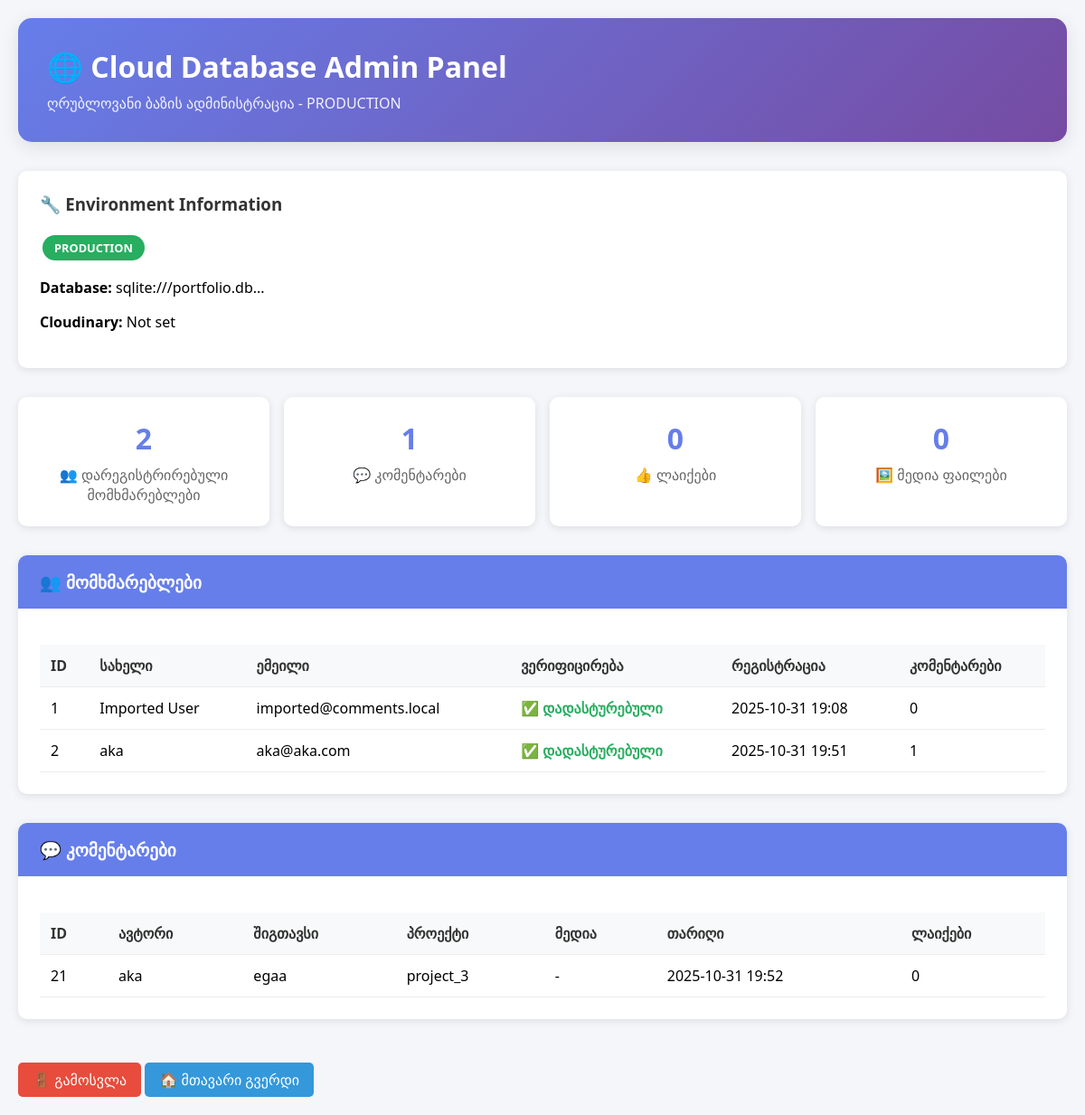
The page /cloud-admin (signed in) on the database as committed earlier.
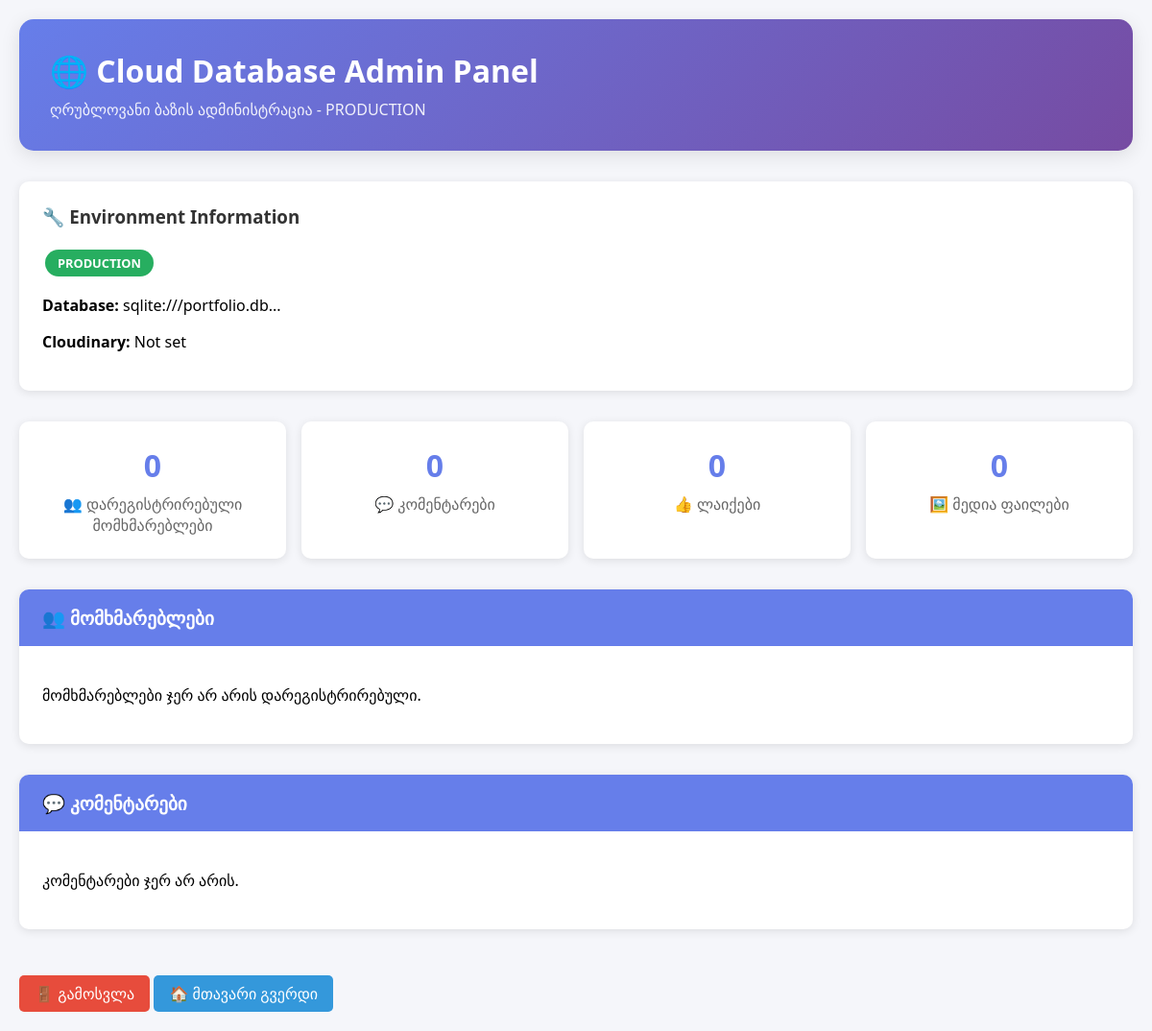
The same page on the database as committed later.
### models.py (models this page shows, shortened)
class User(UserMixin, db.Model):
    id = db.Column(db.Integer, primary_key=True)
    name = db.Column(db.String(50), nullable=False)
    email = db.Column(db.String(120), unique=True, nullable=False)
    password_hash = db.Column(db.String(128), nullable=False)
    email_verified = db.Column(db.Boolean, default=False, nullable=False)
    verification_token = db.Column(db.String(100), nullable=True)
    reset_token = db.Column(db.String(100), nullable=True)
    reset_token_expires = db.Column(db.DateTime, nullable=True)
    created_at = db.Column(db.DateTime, default=datetime.utcnow)
    is_active = db.Column(db.Boolean, default=True)
    comments = db.relationship('Comment', backref='author', lazy=True)

class Comment(db.Model):
    id = db.Column(db.Integer, primary_key=True)
    content = db.Column(db.Text, nullable=False)
    project_id = db.Column(db.String(50), nullable=False)
    user_id = db.Column(db.Integer, db.ForeignKey('user.id'), nullable=False)  # Required for registered users only
    parent_id = db.Column(db.Integer, db.ForeignKey('comment.id'), nullable=True)
    media_urls = db.Column(db.Text, nullable=True)  # JSON array of Cloudinary URLs
    created_at = db.Column(db.DateTime, default=datetime.utcnow)
    replies = db.relationship('Comment', backref=db.backref('parent', remote_side=[id]), lazy=True)
    likes = db.relationship('Like', backref='comment', lazy=True, cascade='all, delete-orphan')
    def get_like_count(self):
        return len(self.likes)

### app.py (the view, shortened to what this page needs)
@app.route('/cloud-admin', methods=['GET', 'POST'])
def cloud_admin():
    if not session.get('cloud_admin'):
        return render_template('cloud_admin_login.html')
    try:
        users = User.query.all()
        comments = Comment.query.order_by(Comment.created_at.desc()).all()
        likes = Like.query.all()
        env_info = {
            'database_url': os.environ.get('DATABASE_URL', 'Local SQLite'),
            'cloudinary_cloud': os.environ.get('CLOUDINARY_CLOUD_NAME', 'Not set'),
            'environment': 'PRODUCTION' if os.environ.get('DATABASE_URL') else 'DEVELOPMENT'
        }
        return render_template('cloud_admin_panel.html',
                             users=users,
                             comments=comments,
                             likes=likes,
                             env_info=env_info)
    except Exception as e:
        flash(f'Database error: {e}', 'error')
        return render_template('cloud_admin_login.html')

### templates/cloud_admin_panel.html (shortened to what this page needs)
<!DOCTYPE html>
<html lang="ka">
<head>
</head>
<body>
    <div class="container">
        <div class="header">
            <h1>🌐 Cloud Database Admin Panel</h1>
            <p>ღრუბლოვანი ბაზის ადმინისტრაცია - {{ env_info.environment }}</p>
        </div>
        <div class="env-info">
            <h3>🔧 Environment Information</h3>
            <div>
                <span class="env-badge {% if env_info.environment == 'PRODUCTION' %}env-production{% else %}env-development{% endif %}">
                    {{ env_info.environment }}
                </span>
            </div>
            <p><strong>Database:</strong> {{ env_info.database_url[:50] }}...</p>
            <p><strong>Cloudinary:</strong> {{ env_info.cloudinary_cloud }}</p>
        </div>
        <div class="stats">
            <div class="stat-card">
                <div class="stat-number">{{ users|length }}</div>
                <div class="stat-label">👥 დარეგისტრირებული მომხმარებლები</div>
            </div>
            <div class="stat-card">
                <div class="stat-number">{{ comments|length }}</div>
                <div class="stat-label">💬 კომენტარები</div>
            </div>
            <div class="stat-card">
                <div class="stat-number">{{ likes|length }}</div>
                <div class="stat-label">👍 ლაიქები</div>
            </div>
            <div class="stat-card">
                <div class="stat-number">{{ comments|selectattr('media_url')|list|length }}</div>
                <div class="stat-label">🖼️ მედია ფაილები</div>
            </div>
        </div>
        <div class="section">
            <div class="section-header">👥 მომხმარებლები</div>
            <div class="section-content">
                {% if users %}
                <table class="data-table">
                    <thead>
                        <tr>
                            <th>ID</th>
                            <th>სახელი</th>
                            <th>ემეილი</th>
                            <th>ვერიფიცირება</th>
                            <th>რეგისტრაცია</th>
                            <th>კომენტარები</th>
                        </tr>
                    </thead>
                    <tbody>
                        {% for user in users %}
                        <tr>
                            <td>{{ user.id }}</td>
                            <td>{{ user.name }}</td>
                            <td>{{ user.email }}</td>
                            <td>
                                {% if user.email_verified %}
                                    <span class="user-verified">✅ დადასტურებული</span>
                                {% else %}
                                    <span class="user-unverified">⏳ მოლოდინში</span>
                                {% endif %}
                            </td>
                            <td>{{ user.created_at.strftime('%Y-%m-%d %H:%M') if user.created_at else 'N/A' }}</td>
                            <td>{{ user.comments|length }}</td>
                        </tr>
                        {% endfor %}
                    </tbody>
                </table>
                {% else %}
                <p>მომხმარებლები ჯერ არ არის დარეგისტრირებული.</p>
                {% endif %}
            </div>
        </div>
        <div class="section">
            <div class="section-header">💬 კომენტარები</div>
            <div class="section-content">
                {% if comments %}
                <table class="data-table">
                    <thead>
                        <tr>
                            <th>ID</th>
                            <th>ავტორი</th>
                            <th>შიგთავსი</th>
                            <th>პროექტი</th>
                            <th>მედია</th>
                            <th>თარიღი</th>
                            <th>ლაიქები</th>
                        </tr>
                    </thead>
                    <tbody>
                        {% for comment in comments %}
                        <tr>
                            <td>{{ comment.id }}</td>
                            <td>{{ comment.author.name if comment.author else 'ანონიმური' }}</td>
                            <td class="comment-content">{{ comment.content[:100] }}{% if comment.content|length > 100 %}...{% endif %}</td>
                            <td>{{ comment.project_id }}</td>
                            <td>
                                {% if comment.media_url %}
                                    <a href="{{ comment.media_url }}" target="_blank" class="media-link">📷 სურათი</a>
                                {% else %}
                                    -
                                {% endif %}
                            </td>
                            <td>{{ comment.created_at.strftime('%Y-%m-%d %H:%M') if comment.created_at else 'N/A' }}</td>
                            <td>{{ comment.get_like_count() }}</td>
                        </tr>
                        {% endfor %}
                    </tbody>
                </table>
                {% else %}
                <p>კომენტარები ჯერ არ არის.</p>
                {% endif %}
            </div>
        </div>
        <a href="{{ url_for('cloud_admin_logout') }}" class="logout-btn">🚪 გამოსვლა</a>
        <a href="{{ url_for('index') }}" class="logout-btn" style="background: #3498db;">🏠 მთავარი გვერდი</a>
    </div>
</body>
</html>

### templates/cloud_admin_panel.html (style rules this page uses)
body { font-family: 'Segoe UI', Tahoma, Geneva, Verdana, sans-serif; background: #f5f6fa; margin: 0; padding: 20px; }
.container { max-width: 1200px; margin: 0 auto; }
.header { background: linear-gradient(135deg, #667eea 0%, #764ba2 100%); color: white; padding: 2rem; border-radius: 15px; margin-bottom: 2rem; box-shadow: 0 5px 20px rgba(0,0,0,0.1); }
.header h1 { margin: 0; font-size: 2rem; }
.header p { margin: 0.5rem 0 0 0; opacity: 0.9; }
.env-info { background: white; padding: 1.5rem; border-radius: 10px; margin-bottom: 2rem; box-shadow: 0 2px 10px rgba(0,0,0,0.1); }
.env-info h3 { margin-top: 0; color: #333; }
.env-badge { display: inline-block; padding: 0.3rem 0.8rem; border-radius: 20px; font-size: 0.8rem; font-weight: bold; margin: 0.2rem; }
.env-production { background: #27ae60; color: white; }
.stats { display: grid; grid-template-columns: repeat(auto-fit, minmax(200px, 1fr)); gap: 1rem; margin-bottom: 2rem; }
.stat-card { background: white; padding: 1.5rem; border-radius: 10px; text-align: center; box-shadow: 0 2px 10px rgba(0,0,0,0.1); }
.stat-number { font-size: 2rem; font-weight: bold; color: #667eea; }
.stat-label { color: #666; margin-top: 0.5rem; }
.section { background: white; margin-bottom: 2rem; border-radius: 10px; overflow: hidden; box-shadow: 0 2px 10px rgba(0,0,0,0.1); }
.section-header { background: #667eea; color: white; padding: 1rem 1.5rem; font-size: 1.2rem; font-weight: bold; }
.section-content { padding: 1.5rem; }
.logout-btn { background: #e74c3c; color: white; padding: 0.5rem 1rem; border: none; border-radius: 5px; cursor: pointer; text-decoration: none; display: inline-block; margin-top: 1rem; }

Rows that differ between the two databases and show on the page:
removed User: id "1", name "Imported User", email "imported@comments.local", email_verified "✅ დადასტურებული", created_at "2025-10-31 19:08", comments|length "0"
removed User: id "2", name "aka", email "aka@aka.com", email_verified "✅ დადასტურებული", created_at "2025-10-31 19:51", comments|length "1"
removed Comment: id "21", author "aka", content "egaa", project_id "project_3", created_at "2025-10-31 19:52", get_like_count "0"
Other text that changed with them:
{{ users|length }}: "2" → "0"
{{ comments|length }}: "1" → "0"
text no longer shown: "ID სახელი ემეილი ვერიფიცირება რეგისტრაცია კომენტარები ID ავტორი შიგთავსი პროექტი მედია თარიღი ლაიქები"
text now shown: "მომხმარებლები ჯერ არ არის დარეგისტრირებული. კომენტარები ჯერ არ არის."
